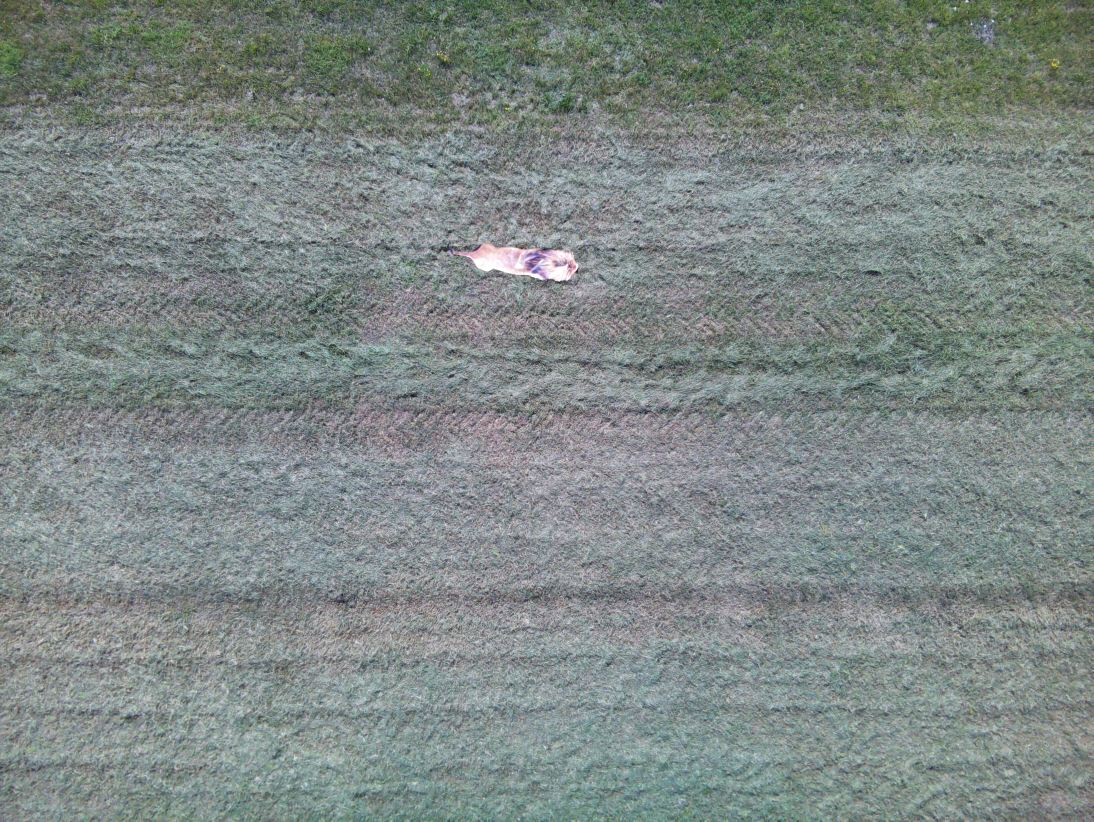
#> input picture aerial_captures/color_profiles/grass/img_15.jpg, 3280 x 2464 px (shown at 1/3 size)
$ python -i analyze.py   (imports and definitions only)
#> lines starting #> are read from the running program, lines starting #| are printed output that depends on the picture
### aerial_captures/color_profiles/color_profile.py
#!/usr/bin/env python3
"""Build a colour profile from masked image pairs.

Each pair is an image and a copy of it scribbled with magenta (255, 0, 255)
over the areas of interest, e.g. img_15.jpg and img_15_dontcare.jpg. The
pixels under the magenta are collected from the clean image and fitted with a
gaussian colour model (mean + covariance), the same model detect.py uses, then
saved as <folder>.json.

Given a test image as well, that image is scored against the profile with
Mahalanobis distance and everything far from the profile becomes the mask.

Images are read with opencv, so the model lives in BGR: an image scored
against a profile must come from cv2.imread too, not from a reader that
hands back RGB.

Usage: python color_profile.py grass
       python color_profile.py grass --plot --test grass/img_15.jpg
"""

import argparse
import json
import sys
from pathlib import Path

import cv2
import numpy as np

MASK_SUFFIX = "_dontcare"
IMAGE_SUFFIXES = {".jpg", ".jpeg", ".png", ".tif", ".tiff", ".bmp"}

# Images are read with opencv, so every array here is BGR and the profile is
# fitted in BGR. Anything scored against the profile must be BGR too.
CHANNELS = "BGR"

# The mask is painted as pure magenta, but jpeg compression smears it: only
# ~0.5% of a stroke survives as an exact 255,0,255. Anything within this
# per-channel tolerance counts as masked; the sample set is stable from
# roughly 20 up to 100, so 60 sits in the middle of the plateau.
DEFAULT_TOLERANCE = 60

# Mahalanobis distance from the profile beyond which a pixel is an object.
# On the grass profile 3 leaves the field speckled and 6 eats into the animal,
# while 4 holds it as a solid blob.
DEFAULT_THRESHOLD = 4.0

DEFAULT_MAX_POINTS = 20000
PREVIEW_MAX_PX = 1200


# [61 lines left out: functions _pyplot, find_pairs, read_image, collect_pixels, fit_profile, not called in this run]


def save_profile(profile, path):
    with open(path, "w") as fh:
        json.dump(profile, fh, indent=2)


def load_profile(path):
    with open(path) as fh:
        return json.load(fh)


# [8 lines left out: function mahalanobis_distance, not called in this run]


def build_mask(image, profile, threshold=DEFAULT_THRESHOLD):
    """Objects are what the profile does not explain: far from the model."""
    return mahalanobis_distance(image, profile) >= threshold


# [116 lines left out: functions plot_profile, plot_detection, main, not called in this run]


# [2 lines that do not run on import are left out]

### aerial_captures/analyze.py
#!/usr/bin/env python3
"""Analyze a single capture image and report the objects found in it.

Usage: uv run python analyze.py capture_18/img_3.jpg
UV runner will set up a virtual environment with the dependencies in requirements.txt, and run this script in it. You can also run it directly if you have the dependencies installed.
"""

import argparse
import json
import sys
from pathlib import Path

import cv2
import numpy as np

from color_profiles.color_profile import build_mask, load_profile

PREVIEW_MAX_PX = 1200
DEFAULT_PROFILE = Path(__file__).parent / "color_profiles" / "grass.json"

# the frames are 2464x3280, so a window at full size is taller than the screen
DISPLAY_SCALE = 0.25


def metadata_path(image_path):
    """The json file that belongs to an image."""
    return Path(image_path).with_suffix(".json")


def find_animals(image_path, profile_path=DEFAULT_PROFILE, show=False):
    """Find animals in one image/json pair.

    Everything the background profile cannot explain is a candidate, and the
    candidates are filtered on size and roundness. Returns a list of dicts,
    one per animal. Pass show=True to inspect the mask; it waits for a key,
    so leave it off when walking a whole capture.
    """
#> called with image_path = 'color_profiles/grass/img_15.jpg', show = False
    img = cv2.imread(str(image_path))
#> img is the input picture: shape (2464, 3280, 3); mean B, G, R 133.3, 136.1, 126.4
    if img is None:
        raise SystemExit(f"could not read image: {image_path}")

    img_reduced = cv2.resize(img, (0, 0), fx=DISPLAY_SCALE, fy=DISPLAY_SCALE)
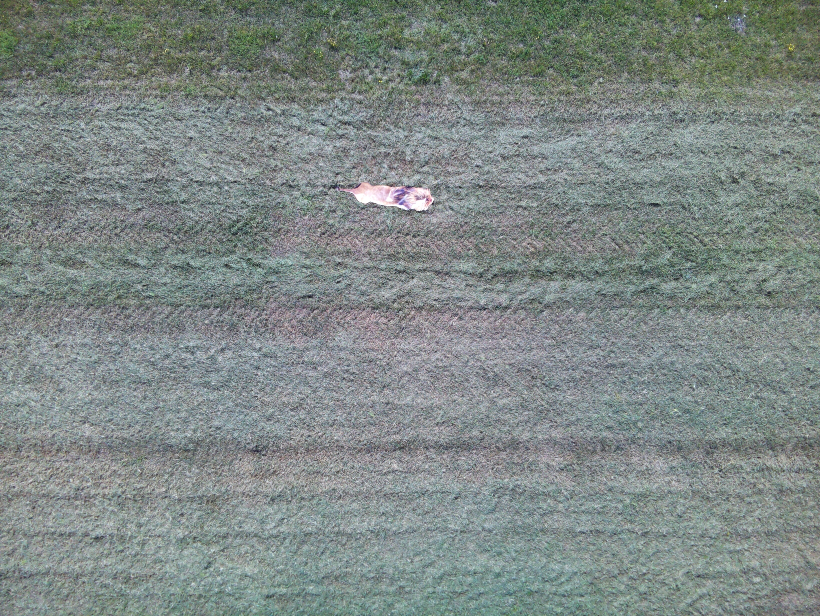
#> img_reduced: shape (616, 820, 3); mean B, G, R 133.4, 136.3, 126.5

    grass_profile = load_profile(profile_path)
    # build_mask hands back booleans, findContours wants 0/255 bytes
    grass_mask = build_mask(img_reduced, grass_profile).astype(np.uint8) * 255
    contours, hierarchy = cv2.findContours(grass_mask, cv2.RETR_TREE, cv2.CHAIN_APPROX_SIMPLE)


    animals = []


    for c in contours:
        area = cv2.contourArea(c)
        perimeter = cv2.arcLength(c, True)

        if perimeter < 120 or area < 300 or area > 2000:
            continue

        circlelike = (4 * np.pi * area) / perimeter**2
        if circlelike < 0.24:
            continue

        M = cv2.moments(c)
        mu12 = M['mu12']
        hu = cv2.HuMoments(M)

        cX, cY = 0, 0
        if M["m00"] != 0:
            cX = int(M["m10"] / M["m00"])
            cY = int(M["m01"] / M["m00"])

        a = {}
        a['area'] = area
        a['perimeter'] = perimeter
        a['mu12'] = mu12
        a['hu'] = hu.flatten()

        a['cX'] = cX * (1.0/DISPLAY_SCALE)  # scale back to original image coordinates
        a['cY'] = cY * (1.0/DISPLAY_SCALE)  # scale back to original image coordinates

        a['x0'] = int(np.min(c[:, 0, 0]) * (1.0/DISPLAY_SCALE))
        a['y0'] = int(np.min(c[:, 0, 1]) * (1.0/DISPLAY_SCALE))
        a['x1'] = int(np.max(c[:, 0, 0]) * (1.0/DISPLAY_SCALE))
        a['y1'] = int(np.max(c[:, 0, 1]) * (1.0/DISPLAY_SCALE))

        a['width'] = a['x1'] - a['x0']
        a['height'] = a['y1'] - a['y0']
        a['circlelike'] = circlelike
        a['contour'] = c

        animals.append(a)

    if show:
        cv2.imshow("image", img_reduced)
        # nearest keeps the mask binary instead of smearing its edges to grey
        cv2.waitKey(0)
        cv2.imshow("grass_mask", grass_mask)
        cv2.waitKey(0)

        debug = np.zeros_like(img_reduced)
        for a in animals:
            cv2.drawContours(debug, [a['contour']], -1, (0, 255, 0), 1)
            cv2.rectangle(debug, (int(a['x0']*DISPLAY_SCALE), int(a['y0']*DISPLAY_SCALE)), (int(a['x1']*DISPLAY_SCALE), int(a['y1']*DISPLAY_SCALE)), (255, 255, 255), 1)
            cv2.circle(debug, (int(a['cX']*DISPLAY_SCALE), int(a['cY']*DISPLAY_SCALE)), 2, (0, 0, 255), -1)
            #print area, perimeter, circlelike, mu12, hu, cX, cY
            desc = f"area={a['area']:.0f}  perim={a['perimeter']:.0f}  circ={a['circlelike']:.2f}"
            cv2.putText(debug, desc, (int(a['cX']*DISPLAY_SCALE), int(a['cY']*DISPLAY_SCALE)), cv2.FONT_HERSHEY_SIMPLEX, 0.5, (255, 255, 255), 1)
        cv2.imshow("outlines", debug)
        cv2.waitKey(0)

        cv2.destroyAllWindows()


    return animals

def main():
    parser = argparse.ArgumentParser(description=__doc__)
    parser.add_argument("image", type=Path, help="image file to analyze")
    parser.add_argument(
        "-p", "--profile", type=Path, default=DEFAULT_PROFILE, help="colour profile to segment with"
    )
    parser.add_argument("--show", action="store_true", help="display image and mask and results")
    args = parser.parse_args()

    image = args.image
    if not image.is_file():
        sys.exit(f"no such image: {image}")

    if not args.profile.is_file():
        sys.exit(f"no such profile: {args.profile} — build it with color_profiles/color_profile.py")

    animals = find_animals(image, args.profile, show=args.show)
    print(f"{image}: {len(animals)} animal(s)")
    for animal in animals:
        print(f"  ({animal['cX']}, {animal['cY']})  area={animal['area']:.0f}")


# [2 lines not run here, left out]

#> (the run stopped early here; a loop or call above may not have finished)
